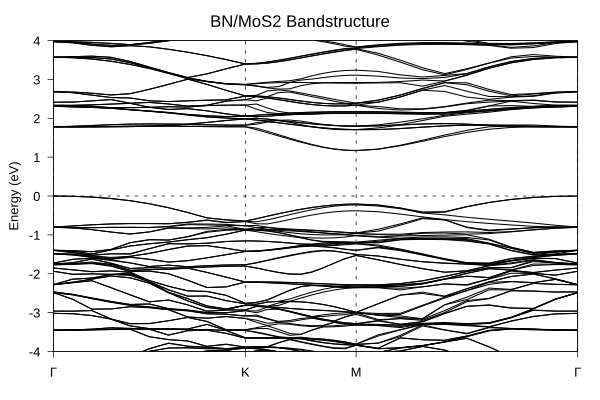

Reproduce this figure in gnuplot.
# ---------------------------------
# Multipurpose terminal selection
# ---------------------------------

prefix = "BN_MoS2.bands"
format = "pdf"
title = "BN/MoS2 Bandstructure"

if ("pdf" eq "png") {
    set terminal pngcairo enhanced font "Arial,14" size 1800,1200
    set output sprintf("%s.png", prefix)
}

if ("pdf" eq "pdf") {
    set terminal pdfcairo enhanced font "Arial,14" size 6,4
    set output sprintf("%s.pdf", prefix)
}

if ("pdf" eq "jpeg") {
    set terminal jpegcairo enhanced font "Arial,14" size 1800,1200
    set output sprintf("%s.jpg", prefix)
}



set label 100 title at screen 0.5,0.95 center font ",18"

fermi = -5.5476

# ==========================================
# LEFT PANEL : BAND STRUCTURE
# ==========================================

#set lmargin at screen 0.10
#set rmargin at screen 0.58
set bmargin at screen 0.12
set tmargin at screen 0.90


set ylabel "Energy (eV)"

set yrange [-4:4]
unset grid
set key off

set xtics nomirror
set ytics nomirror
set tics out

set arrow from 0.0000,-4 to 0.0000,4 nohead dt 2 lw 1 lc rgb 'black'
set arrow from 0.5774,-4 to 0.5774,4 nohead dt 2 lw 1 lc rgb 'black'
set arrow from 0.9107,-4 to 0.9107,4 nohead dt 2 lw 1 lc rgb 'black'
set arrow from 1.5773,-4 to 1.5773,4 nohead dt 2 lw 1 lc rgb 'black'
set xtics ("Γ" 0.0000, "K" 0.5774, "M" 0.9107, "Γ" 1.5773)

# -------- Fermi level (Band panel) ----------
set arrow 100 from graph 0, first 0 to graph 1, first 0     nohead dt 2 lw 1 lc rgb "black"

#plot '/home/rajeshprashanth/gcp_output_02042026/es_soc_ncpp/BN_MoS2.soc/BN_MoS2.soc.bands.dat.gnu' using 1:($2-fermi) w l lw 1.5 lc rgb "blue"
plot '/home/rajeshprashanth/gcp_output_02042026/es_soc_ncpp/BN_MoS2.soc/BN_MoS2.soc.bands.dat.gnu' using 1:($2-fermi) w l lw 1.5 lc rgb "black"
